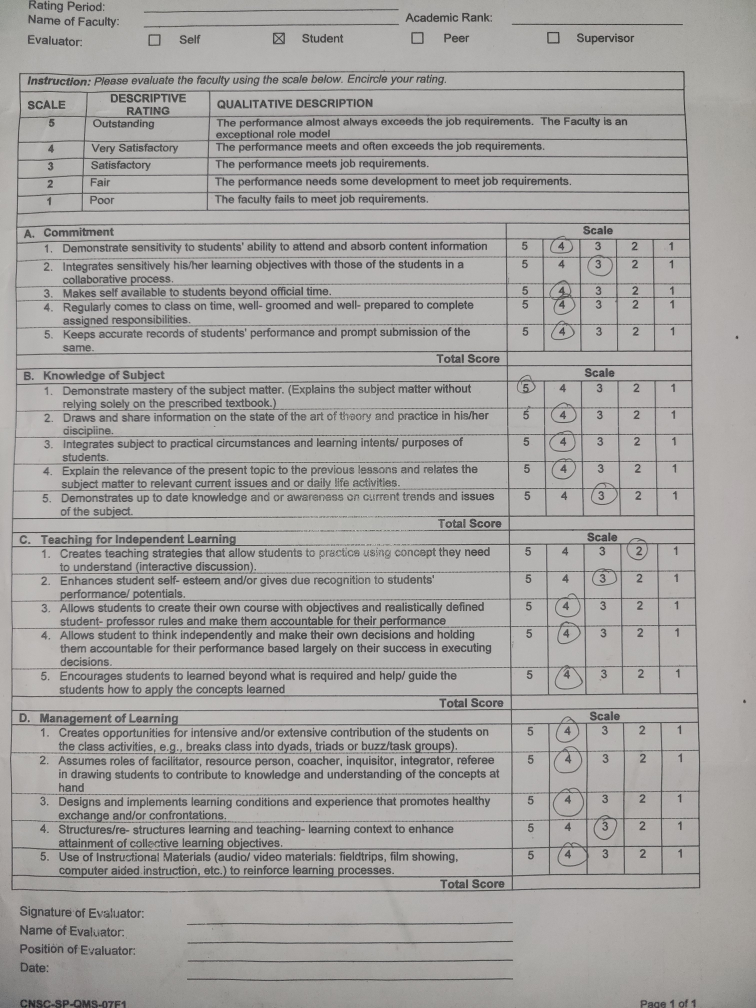
#> input picture scan2.jpg, 3024 x 4032 px (shown at 1/4 size)
$ python vertical.py
#> lines starting #> are read from the running program, lines starting #| are printed output that depends on the picture; after the words box and inside, x2 and y2 are one past the last pixel; in counts of white or black regions, pixels touching at a corner belong together
import cv2
import numpy as np

def detect_vertical_lines(section_img, section_name="Section"):
    """
    Process the section image to detect vertical lines.
    Returns the output image (with drawn lines), a list of filtered x-coordinates,
    and a list of column ranges (each as a tuple: (start_x, end_x)).
    """
    # Convert to grayscale
    gray = cv2.cvtColor(section_img, cv2.COLOR_BGR2GRAY)

    # Invert to make lines white
    gray = cv2.bitwise_not(gray)

    # Binarize image
    _, binary = cv2.threshold(gray, 0, 255,
                              cv2.THRESH_BINARY | cv2.THRESH_OTSU)

    # Morphology to isolate vertical lines using a tall, narrow kernel
    kernel = cv2.getStructuringElement(cv2.MORPH_RECT, (1, 15))
    vertical_lines = cv2.morphologyEx(binary, cv2.MORPH_OPEN, kernel)

    # Hough Transform to detect vertical line segments
    # pls dont fucking touch this
    lines = cv2.HoughLinesP(vertical_lines, 1, np.pi / 180,
                            threshold=6, minLineLength=20, maxLineGap=300)

    # Copy the section image to draw the lines on
    output = section_img.copy()
    x_coords_raw = []

    # If any lines are detected, process them
    if lines is not None:
        for x1, y1, x2, y2 in lines[:, 0]:
            angle = abs(np.degrees(np.arctan2(y2 - y1, x2 - x1)))
            if angle > 85:  # near vertical
                cv2.line(output, (x1, y1), (x2, y2), (0, 255, 0), 2)
                x_avg = (x1 + x2) // 2
                x_coords_raw.append(x_avg)

    # Sort the x-coordinates and filter duplicates (close ones)
    x_coords_raw.sort()
    x_coords_filtered = []
    duplicate_threshold = 10  # pixel gap between unique lines
    columns = []

    for x in x_coords_raw:
        if not x_coords_filtered or abs(x - x_coords_filtered[-1]) > duplicate_threshold:
            x_coords_filtered.append(x)

    # Optionally, draw the filtered vertical lines on the image and print their positions
    for x in x_coords_filtered:
        cv2.line(output, (x, 0), (x, output.shape[0]), (0, 255, 0), 2)
        print(f"{section_name} - Vertical line at x = {x}")


    # Calculate column ranges (the space between consecutive vertical lines)
    # For example, if there are 6 vertical lines, there will be 5 columns.

    for i in range(len(x_coords_filtered) - 1):
        col_range = (x_coords_filtered[i], x_coords_filtered[i+1])
        columns.append(col_range)
        print(f"{section_name} - Column {i+1}: x range = {col_range}")

    return output, x_coords_filtered, columns

# Example usage:
if __name__ == "__main__":
    img = cv2.imread("scan2.jpg")
#> img is the input picture: shape (4032, 3024, 3); mean B, G, R 161.1, 163.2, 165.1
    resized = cv2.resize(img, (800, 1000))
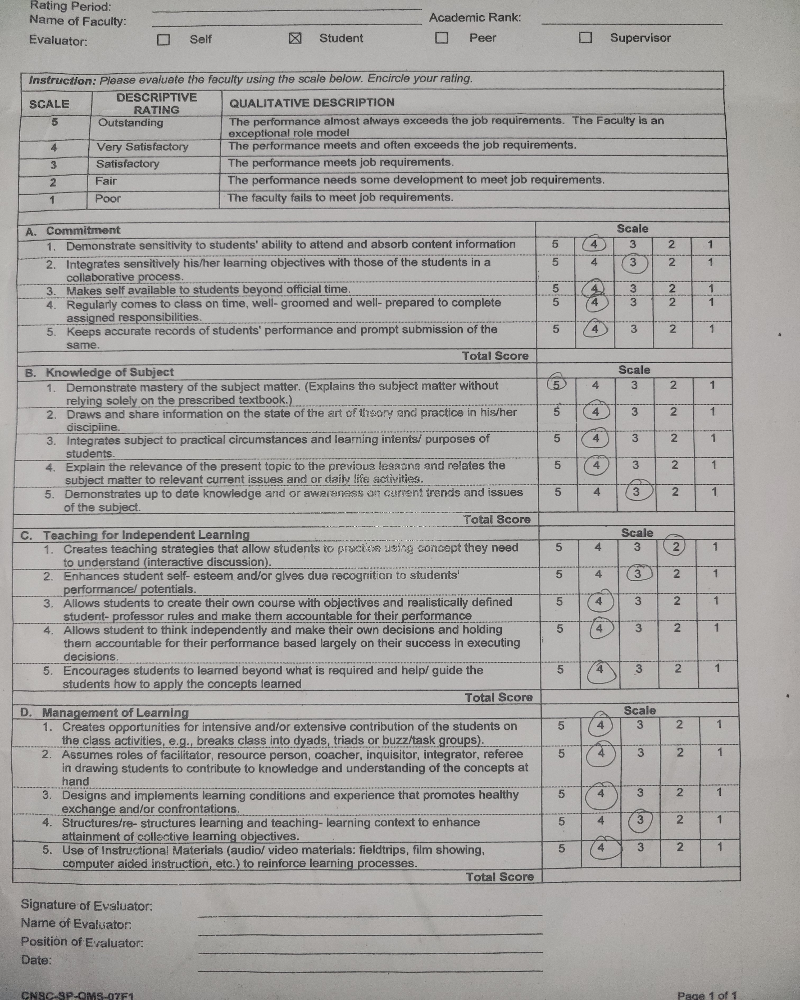
#> resized: shape (1000, 800, 3); mean B, G, R 161, 163.1, 165
    # Example section, adjust the slice as needed
    section = resized[222:352, 530:750]
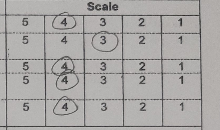
#> section: shape (130, 220, 3); mean B, G, R 165.9, 167.5, 169.6

    output_img, x_coords, columns = detect_vertical_lines(section, section_name="Section 1")
#> in detect_vertical_lines, `gray = cv2.bitwise_not(gray)`:
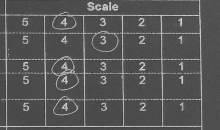
#> gray: shape (130, 220); min 55, max 222, mean 87.1
#> in detect_vertical_lines, `_, binary = cv2.threshold(gray, 0, 255, cv2.THRESH_BINARY | cv2.THRESH..`:
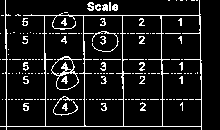
#> binary: shape (130, 220); 10.3% white in thin lines or dots
#> in detect_vertical_lines, `vertical_lines = cv2.morphologyEx(binary, cv2.MORPH_OPEN, kernel)`:
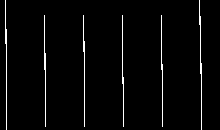
#> vertical_lines: shape (130, 220); 2.7% white in thin lines or dots, all inside (x1, y1, x2, y2) = (5, 0, 202, 130)
#> in detect_vertical_lines, `lines = cv2.HoughLinesP(vertical_lines, 1, np.pi / 180, threshold=6, m..`: lines = [[5, 0, 6, 107], [122, 43, 123, 126], [200, 73, 200, 16], [44, 69, 44, 15], [161, 35, 162, 126], [161, 15, 162, 91], [45, 126, 45, 53], [84, 126, 84, 41], [201, 129, 201, 63], [122, 15, 123, 99], [83, 51, 83, 15], [199, 24, 199, 0]]
#> the loop in detect_vertical_lines, `for x1, y1, x2, y2 in lines[:, 0]:` made 12 passes
#> (x1, y1, x2, y2, angle, x_avg) on passes 1 to 12: (5, 0, 6, 107, 89.46, 5), (122, 43, 123, 126, 89.31, 122), (200, 73, 200, 16, 90, 200), (44, 69, 44, 15, 90, 44), (161, 35, 162, 126, 89.37, 161), (161, 15, 162, 91, 89.25, 161), (45, 126, 45, 53, 90, 45), (84, 126, 84, 41, 90, 84), (201, 129, 201, 63, 90, 201), (122, 15, 123, 99, 89.32, 122), (83, 51, 83, 15, 90, 83), (199, 24, 199, 0, 90, 199)
#> after the loop in detect_vertical_lines, `for x1, y1, x2, y2 in lines[:, 0]:`:
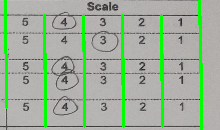
#> output: shape (130, 220, 3); 7.58% of pixels changed, all inside (x1, y1, x2, y2) = (4, 0, 203, 130)
#> after the loop in detect_vertical_lines, `for x1, y1, x2, y2 in lines[:, 0]:`: x_coords_raw = [5, 122, 200, 44, 161, 161, 45, 84, 201, 122, 83, 199]
#> the loop in detect_vertical_lines, `for x in x_coords_raw:` made 12 passes
#> x on passes 1 to 12: 5, 44, 45, 83, 84, 122, 122, 161, 161, 199, 200, 201
#> after the loop in detect_vertical_lines, `for x in x_coords_raw:`: x_coords_filtered = [5, 44, 83, 122, 161, 199]
#> the loop in detect_vertical_lines, `for x in x_coords_filtered:` made 6 passes
#| Section 1 - Vertical line at x = 5
#| Section 1 - Vertical line at x = 44
#| Section 1 - Vertical line at x = 83
#| Section 1 - Vertical line at x = 122
#| Section 1 - Vertical line at x = 161
#| Section 1 - Vertical line at x = 199
#> after the loop in detect_vertical_lines, `for x in x_coords_filtered:`:
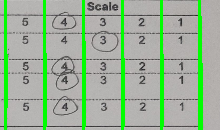
#> output: shape (130, 220, 3); 2.48% of pixels changed, all inside (x1, y1, x2, y2) = (4, 0, 200, 130)
#> the loop in detect_vertical_lines, `for i in range(len(x_coords_filtered) - 1):` made 5 passes
#> col_range on passes 1 to 5: (5, 44), (44, 83), (83, 122), (122, 161), (161, 199)
#| Section 1 - Column 1: x range = (5, 44)
#| Section 1 - Column 2: x range = (44, 83)
#| Section 1 - Column 3: x range = (83, 122)
#| Section 1 - Column 4: x range = (122, 161)
#| Section 1 - Column 5: x range = (161, 199)
#> after the loop in detect_vertical_lines, `for i in range(len(x_coords_filtered) - 1):`: columns = [(5, 44), (44, 83), (83, 122), (122, 161), (161, 199)]
#> x_coords = [5, 44, 83, 122, 161, 199]

    cv2.imshow("Detected Vertical Lines", output_img)
    cv2.waitKey(0)
    cv2.destroyAllWindows()
